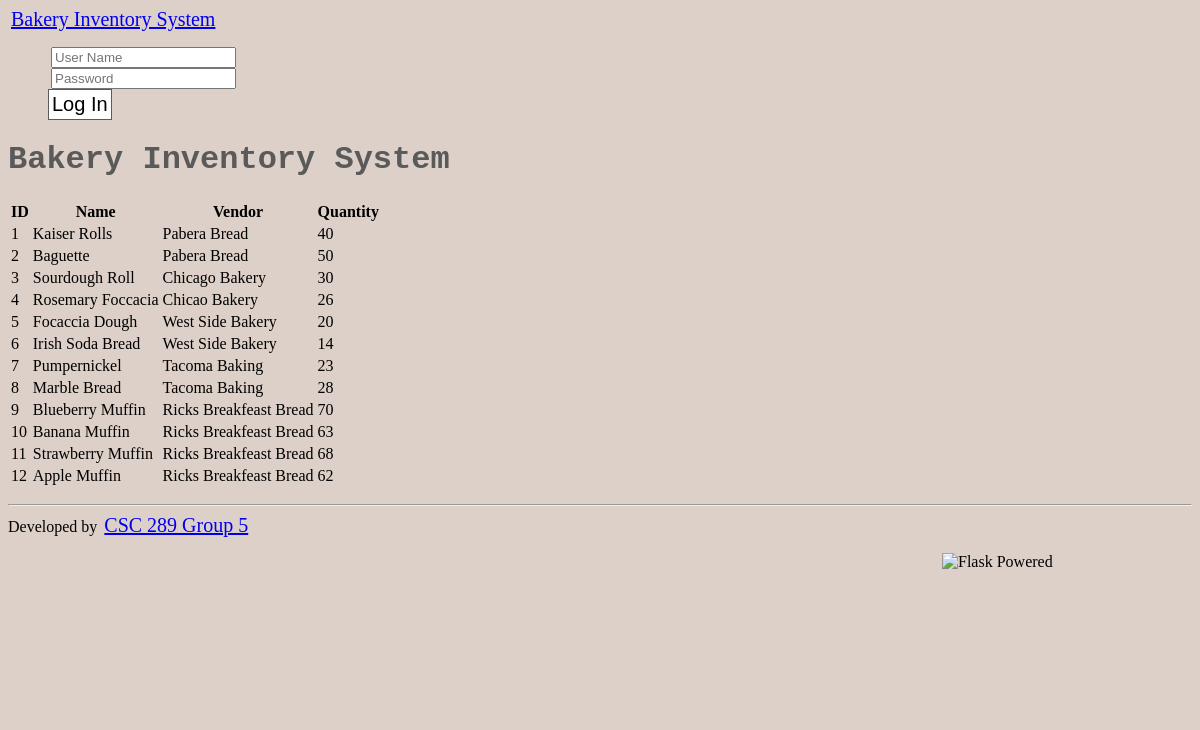
Page /inventory on the committed database.
### tables this page shows
CREATE TABLE product (
    id INTEGER PRIMARY KEY AUTOINCREMENT,
    name VARCHAR2,
    vendor VARCHAR2,
    quantity INTEGER
);

### main.py (the view)
@app.route("/inventory", methods=["GET", "POST"])
def inventory():
    if 'inventory' not in g:
        g.inventory = list_inventory()
    return render_template("Group5InventoryPage.html")

### database.py (called while the page is built)
def list_inventory():
    conn = sqlite3.connect("database/inventory.db")
    c = conn.cursor()
    c.execute("SELECT * FROM product;")
    result = [n for n in c.fetchall()]
    conn.close()
    return result

### templates/Group5InventoryPage.html (shortened to what this page needs)
{% extends "layout.html" %}
{% block page_title %}Bakery Inventory System{% endblock %}
{% block body %}
<table>
            <tr>
                <th>ID</th>
                <th>Name</th>
                <th>Vendor</th>
                <th>Quantity</th>
            </tr>
            {% for row in g.inventory: %}
            <tr>
                {% for item in row %}
                <td>{{ item }}</td>
                {% endfor %}
            </tr>
            {% endfor %}
</table>
{% endblock %}

### templates/layout.html (shortened to what this page needs)
<!DOCTYPE html>
<html lang="eng">
    <link rel="stylesheet" type="text/css" href="Group5CSS.css">
	<link rel="stylesheet" href="{{ url_for('static', filename='css/Group5CSS.css') }}">
	<nav class="navbar navbar-inverse">
		<div class="container-fluid">
			<div class="navbar-header">
				<a class="navbar-brand" href="/">Bakery Inventory System</a>
			</div>
			<div class="collapse navbar-collapse" id="myNavbar">
				<ul class="nav navbar-nav navbar-right">
					{% if session.get("current_user", None) == None %}
					<form action="/login" method="post" class="navbar-form navbar-right">
						<div class="form-group">
                            <label for="user"></label><input type="text" name="id" id = "user" placeholder="User Name" class="form-control" required>
						</div>
						<div class="form-group">
							<label for="pass"></label><input type="password" name="pw" id = "pass" placeholder="Password" class="form-control">
						</div>
						<button type="submit" class="btn btn-success">Log In</button>
					</form>
					{% else %}
					<li><a><b>Logged in as: {{ session.get("current_user") }}</b></a></li>
					<li><a href="{{ url_for('logout') }}"><b><u>Logout</u></b></a></li>
					{% endif %}
				</ul>
			</div>
		</div>
    </nav>
    <div class="container">
        <h1>{% block page_title %}{% endblock %}</h1>
        <p>{% block body %}{% endblock %}</p>
    </div>
    <div class='container'>
        <hr>
            Developed by <a title="Github Link" href='https://github.com/Hunterbeachum/bakery-inventory'>CSC 289 Group 5 </a>
                <img src="flask-powered.png" alt="Flask Powered" width="250"
                                height="150" style="border:0;display:inline-flex;float:right;" title="Flask powered">
    </div>
</html>

### static/css/Group5CSS.css (style rules this page uses)
h1 { color: #5A5A5A; font-family: courier; }
input { margin-left: 3px; justify-content: space-evenly; }
button { font-size: 20px; border: 1px solid #5A5A5A; background-color: #FFFFFF; padding: 3px; }
a { font-size: 20px; padding: 3px; }

### rows in the picture
product: row "1" "40", name "Kaiser Rolls", vendor "Pabera Bread"
product: row "2" "50", name "Baguette", vendor "Pabera Bread"
product: row "3" "30", name "Sourdough Roll", vendor "Chicago Bakery"
product: row "4" "26", name "Rosemary Foccacia", vendor "Chicao Bakery"
product: row "5" "20", name "Focaccia Dough", vendor "West Side Bakery"
product: row "6" "14", name "Irish Soda Bread", vendor "West Side Bakery"
product: row "7" "23", name "Pumpernickel", vendor "Tacoma Baking"
product: row "8" "28", name "Marble Bread", vendor "Tacoma Baking"
product: row "9" "70", name "Blueberry Muffin", vendor "Ricks Breakfeast Bread"
product: row "10" "63", name "Banana Muffin", vendor "Ricks Breakfeast Bread"
product: row "11" "68", name "Strawberry Muffin", vendor "Ricks Breakfeast Bread"
product: row "12" "62", name "Apple Muffin", vendor "Ricks Breakfeast Bread"
